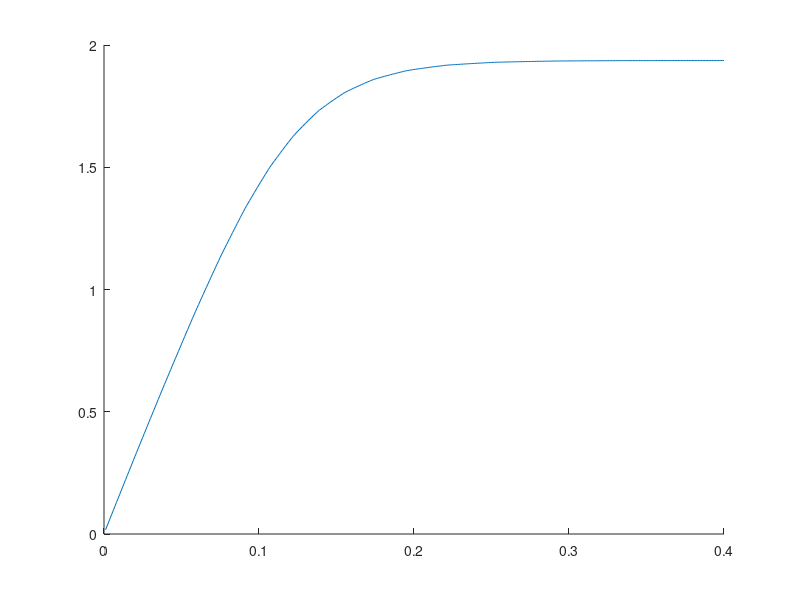

MATLAB code to generate this figure: (Note: this script raises an error after producing the figure.)
format long ;
hold on;
f1 = @(t,y) [0.5*y(2)^4-y(1); 2*y(1)-y(2)^4];
tspan = [0:0.001:0.4];
I0 = [8, 0.001];
[t,y] = ode23s(f1, tspan, I0);
t = t(2:end,:);
y = y(2:end,:);
plot(t,y(:,2));
DAT1 = load('IMP_P0_dt0.001.dat');
DAT2 = load('IMP_P0_dt0.002.dat');
DAT3 = load('IMP_P0_dt0.004.dat');
DAT4 = load('IMP_P0_dt0.008.dat');
DAT5 = load('IMP_P0_dt0.016.dat');
DAT6 = load('IMP_P0_dt0.400.dat');
plot(DAT1(:,1), DAT1(:,2), '-');%'o'
plot(DAT2(:,1), DAT2(:,2), '-');%'<'
plot(DAT3(:,1), DAT3(:,2), '-');%'>'
plot(DAT4(:,1), DAT4(:,2), '-');%'^'
plot(DAT5(:,1), DAT5(:,2), '-');%'v'
plot(DAT6(:,1), DAT6(:,2), '-');%'*'
axis([0.1,0.4,1.4,2]);
legend('T', 'dt=0.001', 'dt=0.002', 'dt=0.004', 'dt=0.008', 'dt=0.016', 'dt=0.1');
%err(1) = norm(DAT1(:,2)-y(1:1:end,2), 2);
%err(2) = norm(DAT2(:,2)-y(1:2:end,2), 2);
%err(3) = norm(DAT3(:,2)-y(1:4:end,2), 2);
%err(4) = norm(DAT4(:,2)-y(1:8:end,2), 2);
%err(5) = norm(DAT5(:,2)-y(1:16:end,2), 2);
%err(6) = norm(DAT6(:,2)-y(1:200:end,2), 2);
%err
%[I T] = dsolve('DI==T^4/2-I', 'DT==2*I-T^4', 'I(0)==8', 'T(0)==0.001')

